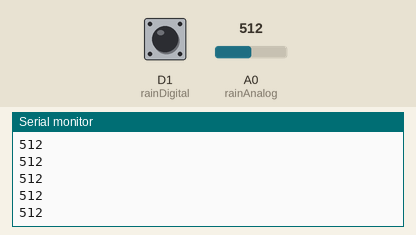
The sketch below on a simulated ESP8266 (NodeMCU). Shown: the last lines printed to the serial monitor. Inputs (shaded band) come from the test bench; at power-on: A0 (rainAnalog) = 512, D1 (rainDigital) HIGH.

Above: at 1.2 s.
1.3 s: A0 (rainAnalog) set to 716
At 1.56 s:
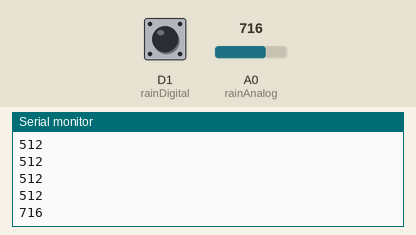
2.8 s: A0 (rainAnalog) set to 900
At 2.96 s:
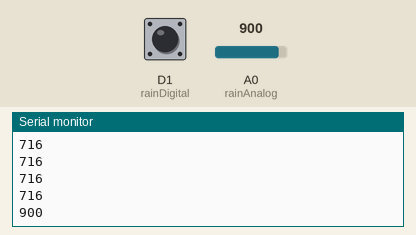
Timing chart, 0 to 5.8 s (numbered marks = the images above; inputs shaded):
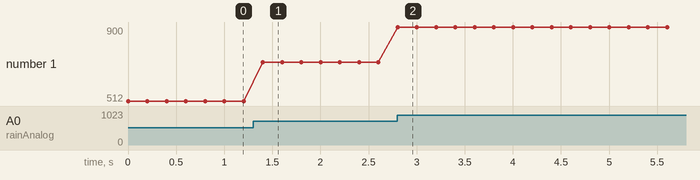

Measured:
- after the input at 1.3 s, the serial monitor: prints a new line after 0.10 s (image 1)
- after the input at 2.8 s, the serial monitor: prints a new line at once (image 2)
- plotted number 1: 512 → 716 after the input at 1.3 s, 716 → 900 after the input at 2.8 s

The sketch:

rain_sensor.ino
```cpp
#define rainAnalog A0
#define rainDigital D1

void setup() {
  Serial.begin(9600);
  pinMode(rainDigital, INPUT);
}

void loop() {
  int rainAnalogValue = analogRead(rainAnalog);
  boolean isRaining = !digitalRead(rainDigital);

  Serial.println(rainAnalogValue);
  delay(200);
}
```
